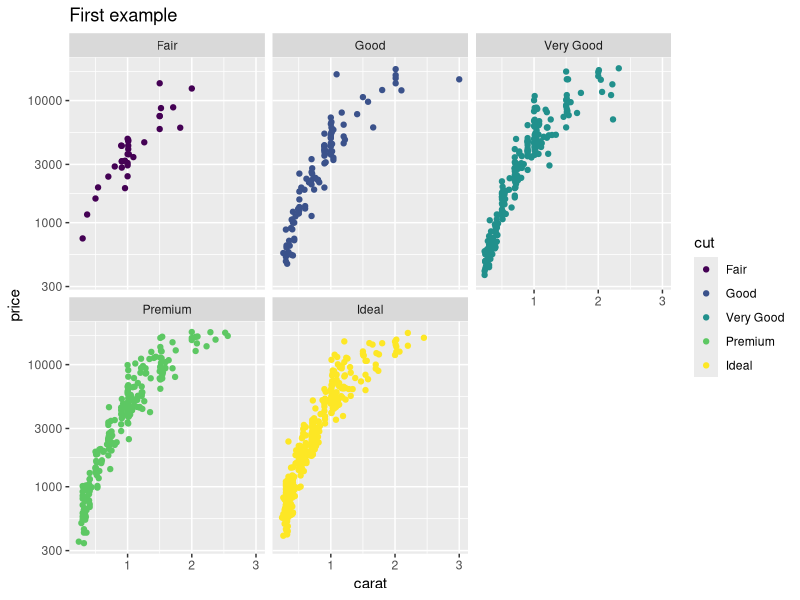
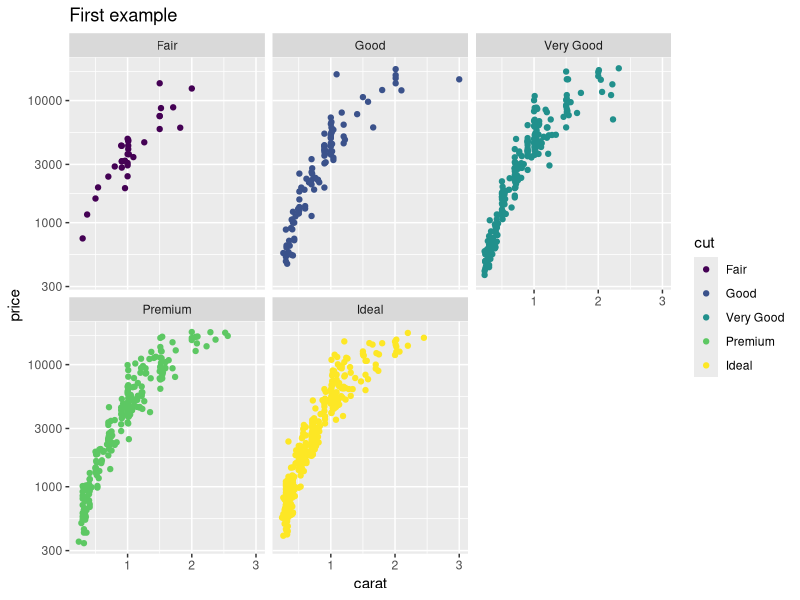
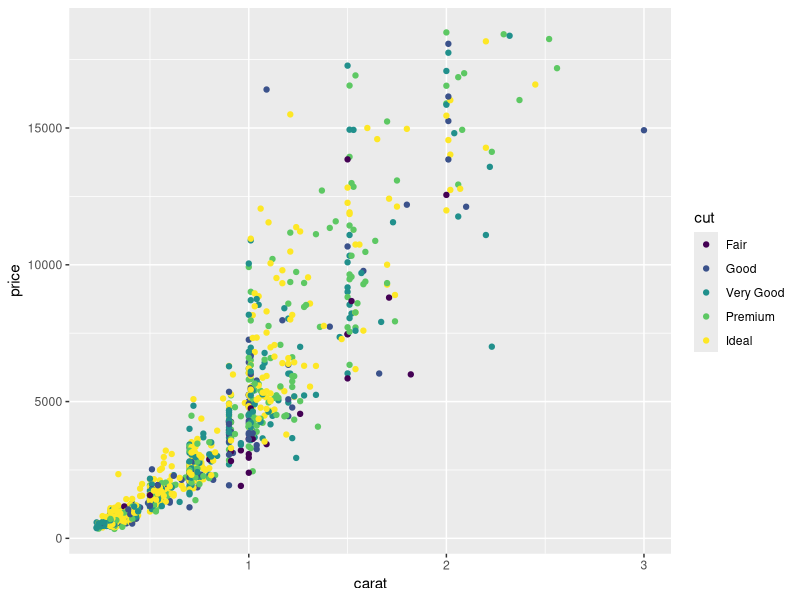
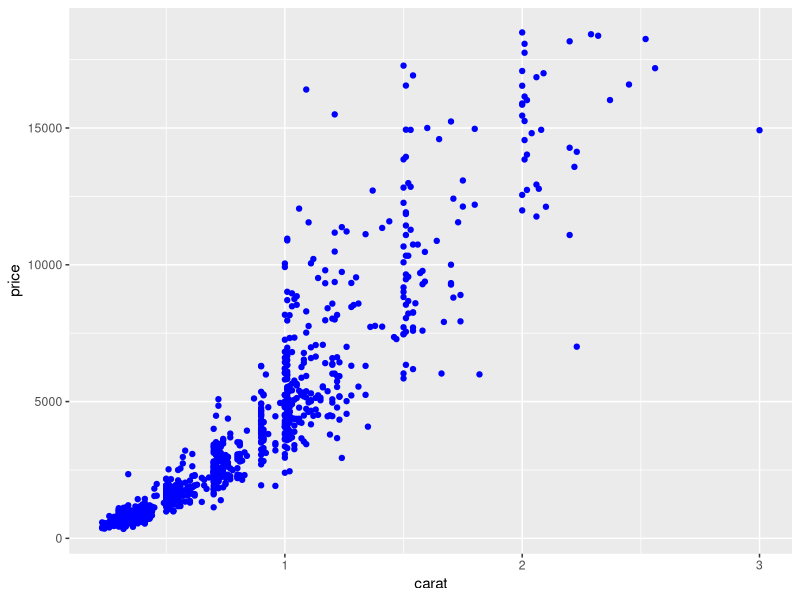
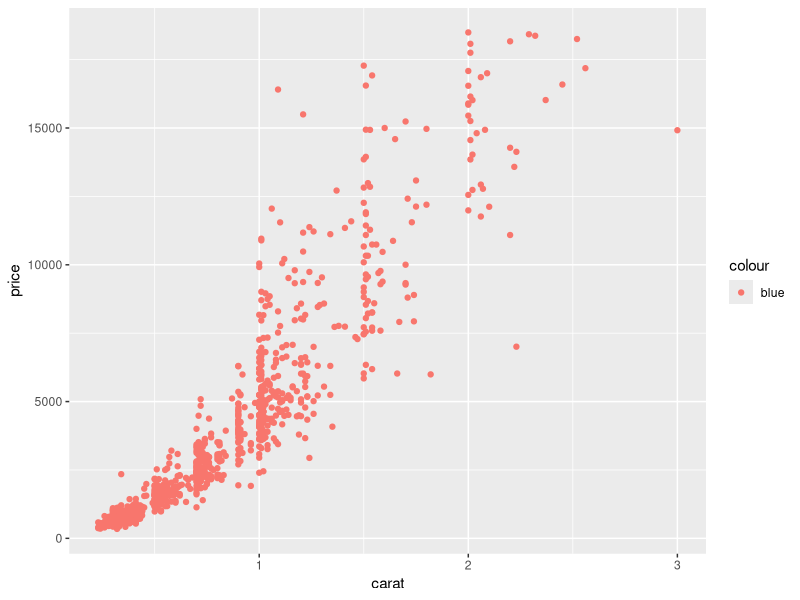
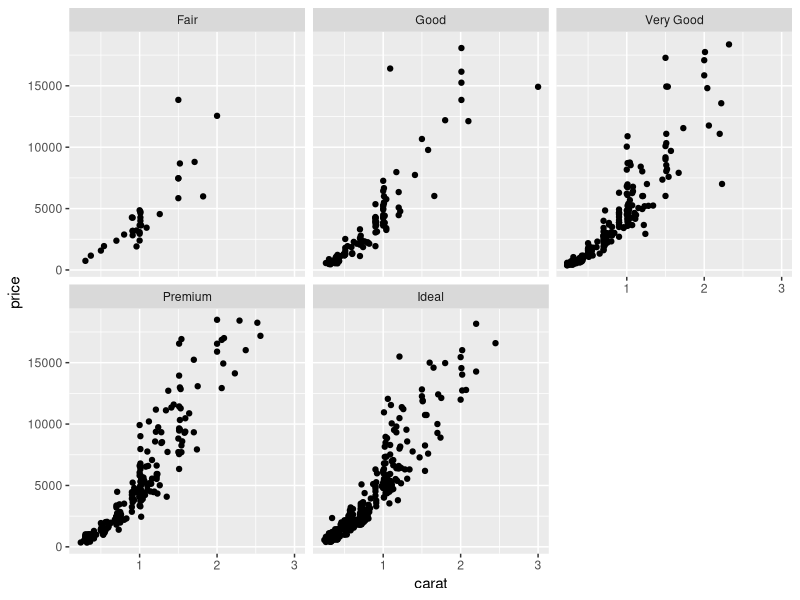
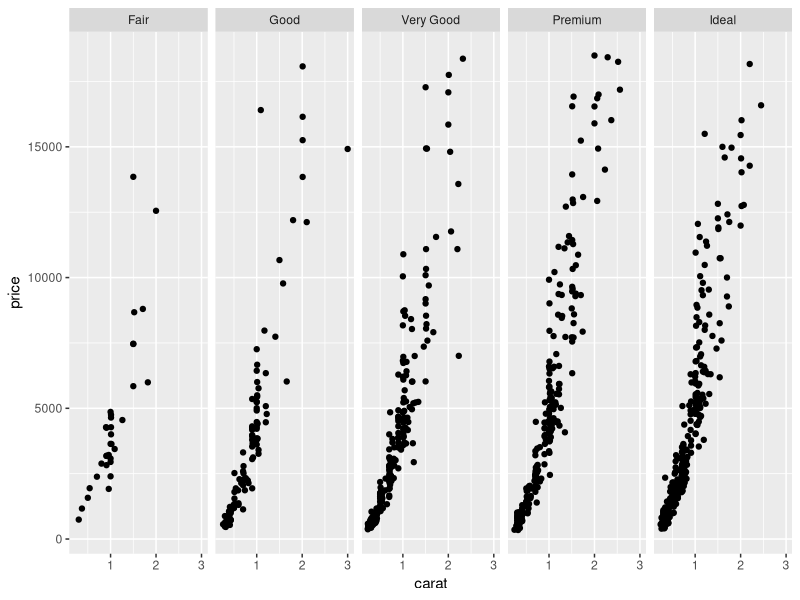
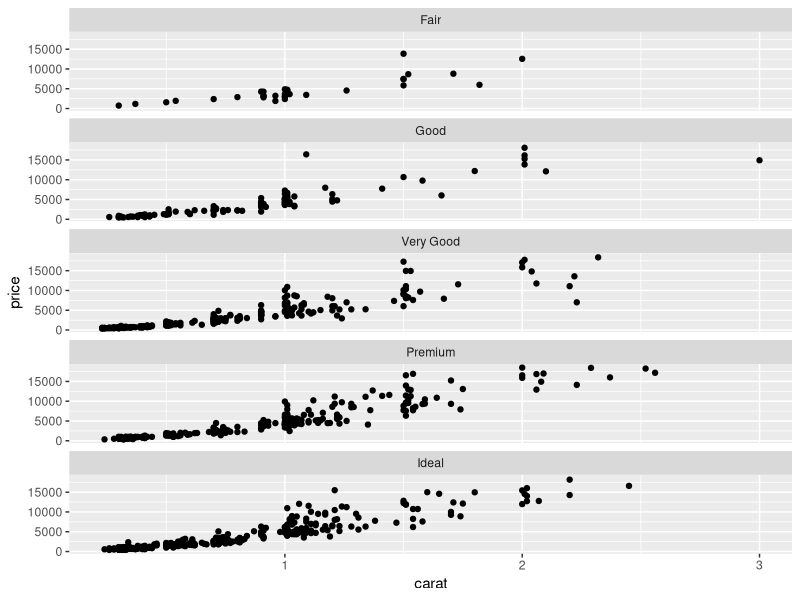

Write R code to recreate these figures, in order.
## ---- chunk 1
library(ggplot2)
data(diamonds)
set.seed(42)
small<-diamonds[sample(nrow(diamonds),1000),] 
head(small)
## ---- chunk 2
library(ggplot2)
ggplot(small) + 
        geom_point(aes(x=carat,y=price,colour=cut)) +
        scale_y_log10() +
        facet_wrap(~cut) +
        ggtitle("First example")
## ---- chunk 3
library(ggplot2)
ggplot(small) + 
        geom_point(aes(x=carat,y=price,colour=cut)) +
        scale_y_log10() +
        facet_wrap(~cut) +
        ggtitle("First example")
## ---- chunk 4
p<-ggplot(small)
## ---- chunk 5
p+geom_point(aes(x=carat,y=price,colour=cut))
## ---- chunk 6
p + geom_point(aes(x=carat,y=price), colour="blue")
## ---- chunk 7
p+geom_point(aes(x=carat,y=price,colour="blue"))
## ---- chunk 8
p+geom_point(aes(x=carat,y=price)) + 
        facet_wrap(~cut)
## ---- chunk 9
p+geom_point(aes(x=carat, y=price)) + 
        facet_wrap(~cut, nrow=1)
## ---- chunk 10
p+geom_point(aes(x=carat, y=price)) + 
        facet_wrap(~cut, ncol=1)
## ---- chunk 11
p+geom_point(aes(x=carat,y=price)) + 
        facet_grid(cut~color)
## ---- chunk 12
p<-ggplot(small,aes(x=carat,y=price))
p + geom_point() +
        geom_smooth() +
        facet_wrap(~cut)
## ---- chunk 13
p + geom_point() + 
        geom_smooth(method="lm") + 
        facet_wrap(~cut)
## ---- chunk 14
p<-ggplot(diamonds, aes(x=carat, y=price, colour=cut))
p<-p + scale_x_log10() + scale_y_log10()
p<-p + geom_point(alpha=0.3) +
        geom_smooth(method='loess',colour='black')
p<-p + facet_wrap(~cut)
print(p)
## ---- chunk 15
ggplot(small) + 
        geom_density(aes(x=price))
## ---- chunk 16
ggplot(small) + geom_density(aes(x=price, fill=cut))
## ---- chunk 17
ggplot(small) + 
        geom_density(aes(x=price, fill=clarity))
## ---- chunk 18
ggplot(small) + 
        geom_density(aes(x=price, fill=cut), alpha=0.5)
## ---- chunk 19
ggplot(small) + 
        geom_density(aes(x=price, colour=cut))
## ---- chunk 20
ggplot(small)+ 
        geom_boxplot(aes(x=cut, y=price))
## ---- chunk 21
ggplot(small) + 
        geom_boxplot(aes(x=cut, y=price, fill=color))
